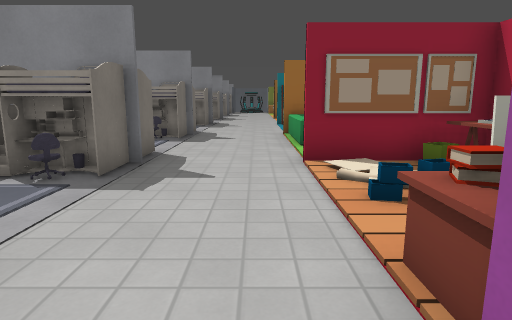
[1] (above)

16 first-person views from a walk through a 3-D level made in the Godot game engine. The camera is 1.2 m above the floor, tilts 10° down and sees 75° across. The floor is counted in squares, 1 m on a side. Each view is taken from the middle of a square. On the plan, view 1 faces up. The plan holds only what a view shows up to about 14 squares ahead; the rest is blank. The place goes on beyond the plan. Some surface patterns are stand-ins.

[2]
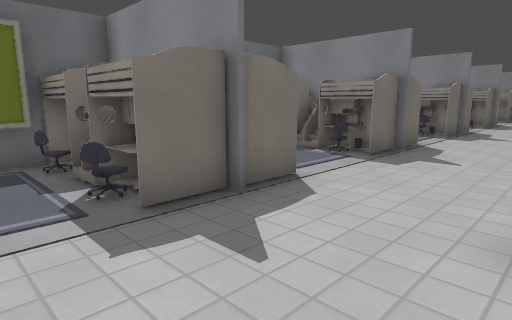

[3]
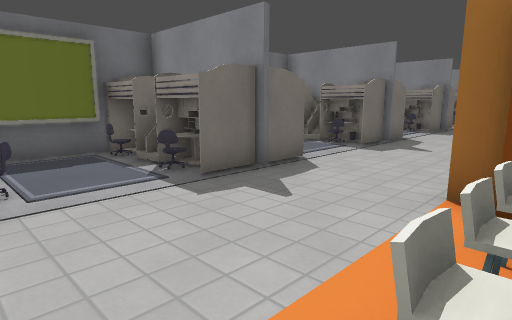

[4]
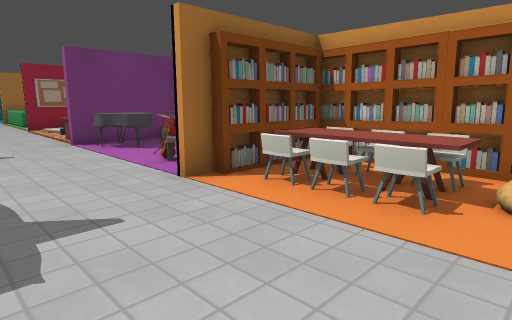

[5]
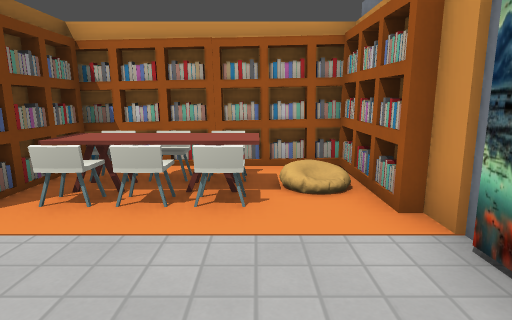

[6]
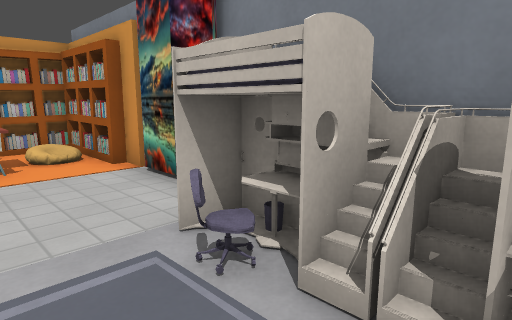

[7]
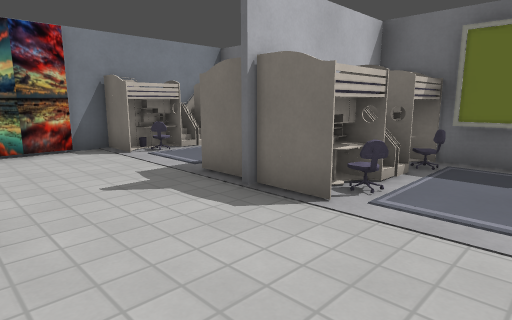

[8]
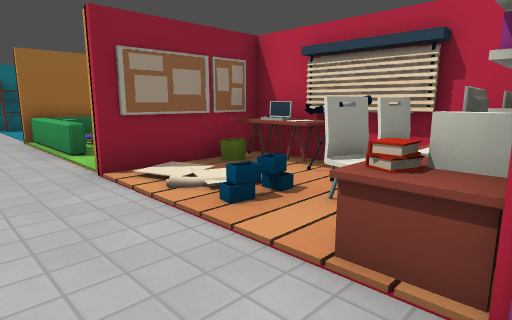

[9]
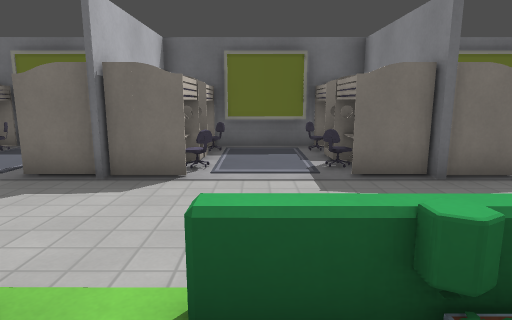

[10]
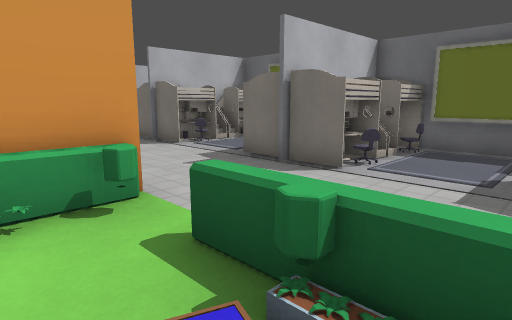

[11]
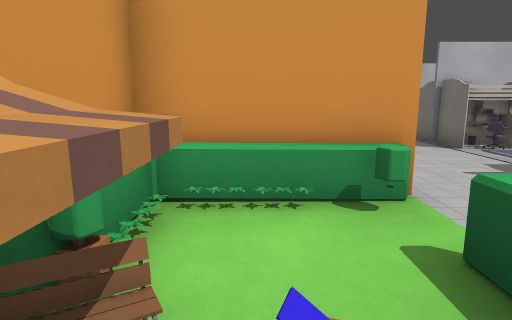

[12]
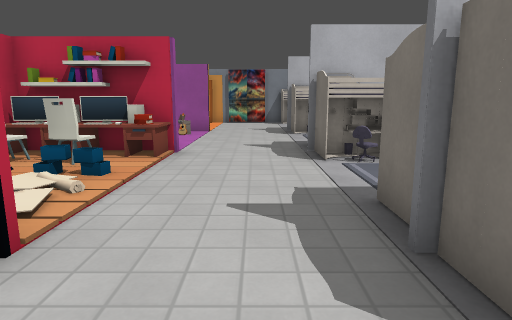

[13]
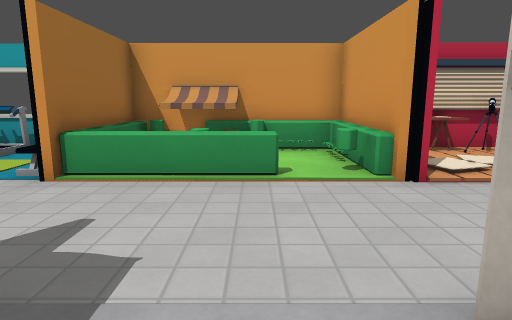

[14]
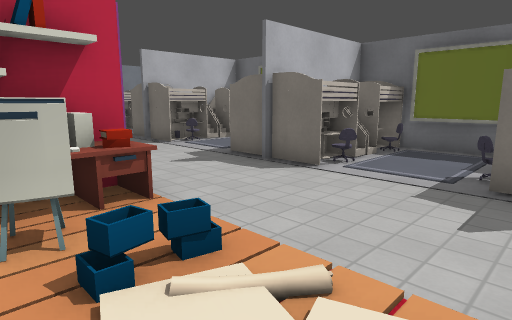

[15]
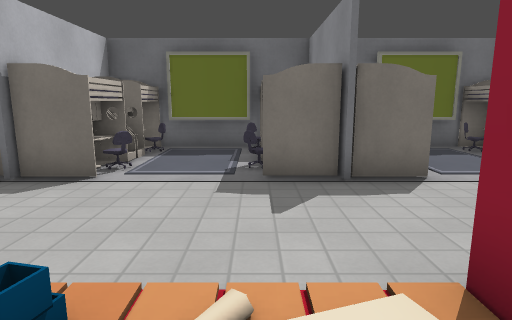

[16]
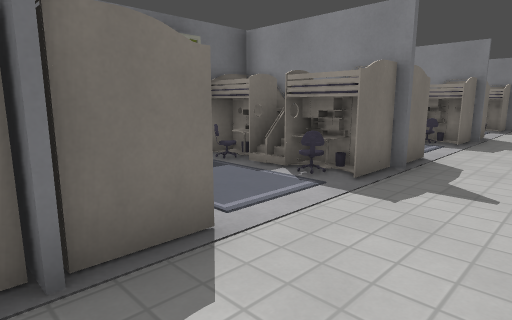

### Floor plan
Key: @ floor where view 1 was taken; # wall or solid block; . floor; / step, stairs or slope; = window, fence, low wall or low ledge; ^ raised ledge; B bed; T table; P plank; C chair; I picture; K bookshelf; A piano; S shelf; O other object.
Columns run from 7 left of view 1 to 5 right of it. Each row starts with its distance up from view 1.
 13    BB.....
 12  ####B..#####
 11  BBBB...^..^#
 10 #.......^..^#
  9 #I .....^..=#
  8 ##B.B......=#
  7  BBBBB..#####
  6  BBBB...///T#
  5 ##B.B...//.T#
  4 #I  ...../PP#
  3 #........CCC#
  2  BBBB...TOSO#
  1  ####B..#####
  0  BBBB..@AA=
 -1 #........A
 -2 #I  .....=
 -3 ##B.B....=
 -4  BBBBB...###
 -5  BBBB...#KKK
 -6 ##B.B....CCK
 -7 #I. .....CCK
 -8 ## .B....TTK
 -9  BBBB..... K
-10   #######K##

Where each view was taken, in squares from view 1:
view 1: 0 up, 0 right, facing up
view 2: 2 down, 1 right, facing up-left
view 3: 9 down, 2 right, facing up-left
view 4: 9 down, 2 left, facing up-right
view 5: 8 down, 2 left, facing right
view 6: 7 down, 5 left, facing down-right
view 7: 1 down, 1 right, facing down-left
view 8: 1 up, 1 left, facing up-right
view 9: 9 up, 3 right, facing left
view 10: 11 up, 3 right, facing down-left
view 11: 11 up, 3 right, facing down
view 12: 9 up, 1 left, facing down
view 13: 9 up, 4 left, facing right
view 14: 6 up, 3 right, facing down-left
view 15: 5 up, 3 right, facing left
view 16: 6 up, 0 right, facing up-left
